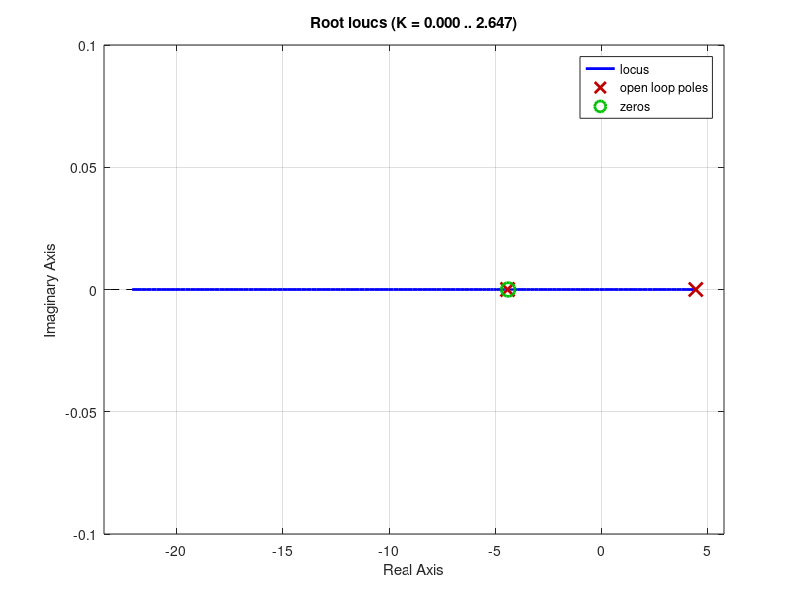
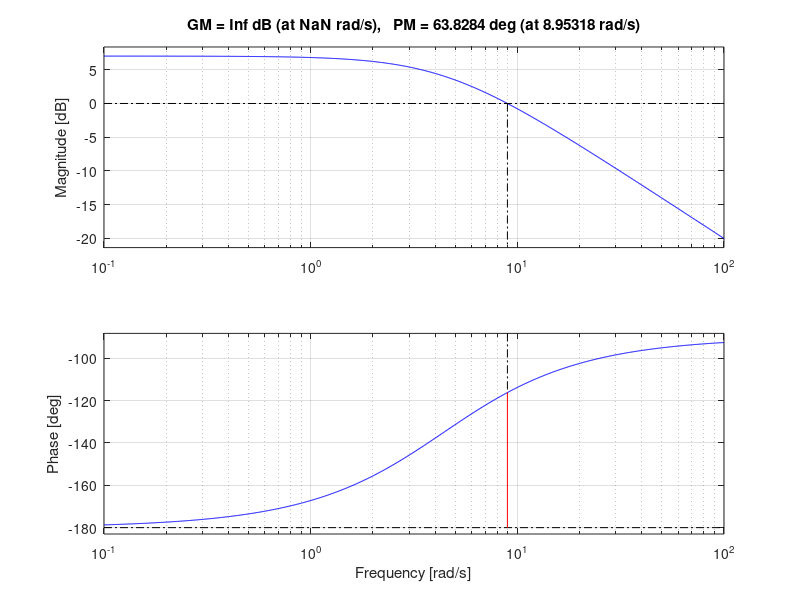

These charts were generated, in order, by the following MATLAB code: (Note: this script raises an error after producing the figures.)
%% Exam Summer 2021

% Inverted pendulum
s = tf('s');
g = 9.8;
l = 1;
m = 1;
M = 1;
Mt = m+M;

G = 1/(M*l) / (s^2 - Mt/M*g/l)

%% Q1
F = 10*(s + 4.4)

figure(1)
clf
rlocus(G*F)

figure(2)
clf
margin(F*G)

%% Q2
h = 0.1;
Fd = c2d(F, h, 'tustin')



%% Q3
h=0.2;
Gd = c2d(G, h)
A = [1, -2.837, 1];
B = [0.02134, 0.02134];
H = tf(B, A, h)

% For symbolic computations
syms z
As = poly2sym(A, z); % Generates polynomial A(1)*z^nA + A(2)*z^(nA-1) + ...
Bs = poly2sym(B, z);

% Desired characteristic polynomial
p1 = 0.5;
p2 = 0.5;

Acs = (z-p1)*(z-p2);

% Observer pole
p0 = 0;
Aos = (z-p0);

% Controller polynomials
r = [1, sym('r', [1, 1])]
s = sym('s', [1, 1]); % Vector starts with s1
s = cat(2, sym('s0'), s) % Now it starts with s0
Rs = poly2sym(r, z);
Ss = poly2sym(s, z);
    

% Left hand side of Diophantine eqn
disp('Left hand side of Diophantine eqn')
LHS = collect(As*Rs + Bs*Ss, z)

% Right hand side

disp('Right hand side of Diophantine eqn')
RHS = collect(Acs*Aos, z)

% Coefficients
LHScoeffs = coeffs(LHS, z, 'All'); % Coefficients in increasing power of z
RHScoeffs = coeffs(RHS, z, 'All');

% Set up system of equations and solve
unknowns = cat(2, r(2:end), s);
sol = solve(LHScoeffs(2:end) - RHScoeffs(2:end), unknowns); %

% Find t0 as Ac(1)/B(1)
t0 = subs(Acs, z, 1) / subs(Bs, z, 1);

% Substitute numerical values
s0_n = double(sol.s0);
s1_n = double(sol.s1);
r1_n = double(sol.r1);

t0_n = double(t0);

R_c = [1, r1_n];
S_c = [s0_n, s1_n];
T_c = t0_n*double(coeffs(Aos, z, 'All')) 


% Define the controller
F_fb_c = tf(S_c, R_c, h)
F_ff_c = tf(T_c, R_c, h);

% Closed-loop system from command signal to output
Hc_c = minreal(F_ff_c * feedback(H, F_fb_c))

% Closed-loop system from command signal to control signal
Huc_c = minreal(F_ff_c * feedback(1, H*F_fb_c));

% Closed-loop system from disturbance signal to output
Hvc_c = minreal(feedback(1, H*F_fb_c));



%% Q4
Phi = [-A(2:end); 1 0]
Gamma = [1;0];
C = B
sys = ss(Phi, Gamma, C, [0], h)

pc = [0.5, 0.5];
L = acker(Phi, Gamma, pc)
sys_c = ss(Phi-Gamma*L, Gamma, C, [0], h);
l0 = 1/dcgain(sys_c)


%% Q5
Phi_e = [Phi, zeros(2,1); -C, 1]
Gamma_e = [Gamma;0];
L_e = acker(Phi_e, Gamma_e, [pc, 0.5])
% check
eig(Phi_e - Gamma_e*L_e)
Phi_e

figure(8)
clf
margin(G)
